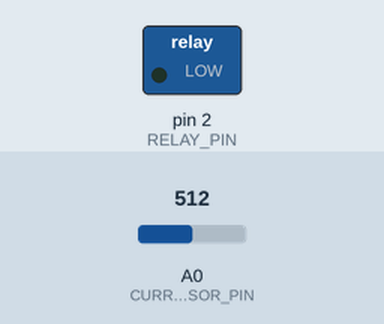
Bench run of a sketch on a simulated Arduino Uno, built with avr-gcc and run on an emulated ATmega328P. Parts: switched loads named in the sketch (green lamp = pin HIGH). The inputs (shaded band) are chosen by the test bench; at power-on: A0 (CURRENT_SENSOR_PIN) = 512. What the sketch prints to the serial monitor is not drawn.

Above: at 0.1 s.
At 0.6 s:
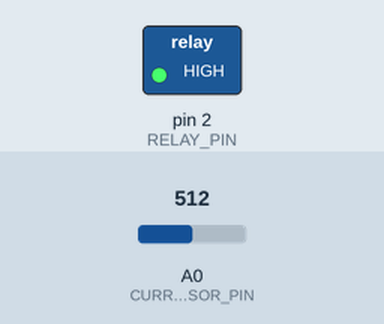
Timing chart, 0 to 2.1 s (numbered marks = the images above):
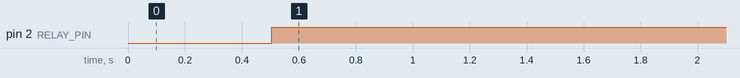

The sketch:

ShopVacAutoSwitch.ino
```cpp
#define CURRENT_SENSOR_PIN A0 // Current sensor is connected to analog pin A0
#define RELAY_PIN 2 // Relay module is connected to digital pin 2
#define RELAY_LOGIC LOW //Set to LOW if your relay is activated by a ground signal. Set to HIGH if your relay is activated by a 5V signal. If your relay is active at bootup, and turns off when CURRENT_THRESHOLD is met, then try changing this setting to the opposite.
#define CURRENT_THRESHOLD 520 // The analog value above which the relay shall be triggered
#define CURRENT_SAMPLE_PERIOD 500 // The number of milliseconds to sample the current reading
#define RELAY_STARTUP_DELAY 2000 // The number of milliseconds to delay before activating relay after tool has started
#define RELAY_SHUTOFF_DELAY 5000 // The number of milliseconds to delay shutting off the relay after the tool has been shutoff

int analogValue = 0; // Stores ADC values read in from the current sensor
unsigned long stopwatch = 0; // Used to keep track of elapsed time
boolean relayPinState = HIGH; // Stores the current state of the relay pin

void setup() {
  Serial.begin(9600);
  pinMode(RELAY_PIN,OUTPUT);
}

void loop() {
  analogValue = 0; // Initialize analogValue to a known state
  stopwatch = millis(); // Store a snapshot of the current time since the program started executing

  // Collect the max ADC value from the current sensor for the predetermined sample period
  while(millis() - stopwatch < CURRENT_SAMPLE_PERIOD) {
    analogValue = max(analogValue,analogRead(CURRENT_SENSOR_PIN));
    Serial.println(analogValue);
  }

  // If the max ADC value from the current sensor exceeds the threshold, activate the relay
  if(analogValue > CURRENT_THRESHOLD) {
    delay(RELAY_STARTUP_DELAY);
    relayPinState = RELAY_LOGIC;
  }
  // Otherwise if the relay was just activated, wait for the predetermined shutoff delay and set the state to HIGH
  else {
    if(relayPinState == RELAY_LOGIC) {
      delay(RELAY_SHUTOFF_DELAY);
      relayPinState = !relayPinState;
    }
  }
  digitalWrite(RELAY_PIN,relayPinState); // Write the RELAY_PIN to the correct state
}
```

Measured:
- by itself, pin 2 (RELAY_PIN): LOW → HIGH at 0.51 s
